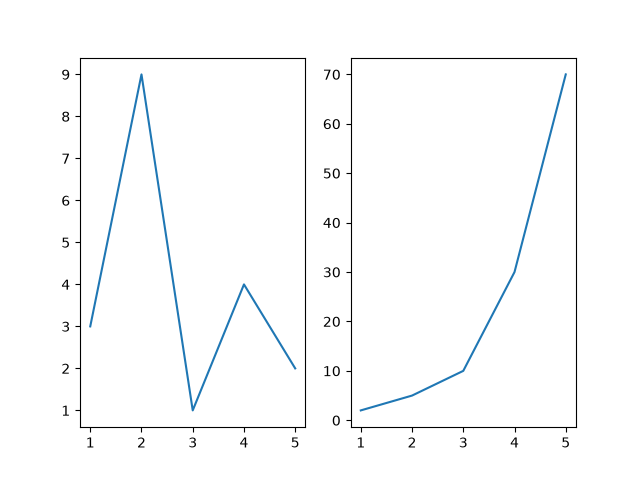

The Python source for this figure:
# Use `subplot()` function to draw multiple plots in one figure
# `subplot()` function takes three arguments that describes the layout of the figure.
# The layout is organized in rows and columns, which are represented by the first and second argument.
# The third argument represents the index of the current plot.


import matplotlib.pyplot as plt

x = [1, 2, 3, 4, 5]
y = [3, 9, 1, 4, 2]

plt.subplot(1, 2, 1)
# The figure has 1 row, 2 columns, and this plot is the first plot.
plt.plot(x, y)

x = [1, 2, 3, 4, 5]
y = [2, 5, 10, 30, 70]

plt.subplot(1, 2, 2)
# The figure has 1 row, 2 columns, and this plot is the second plot.
plt.plot(x, y)

plt.savefig("01_subplot.png")
